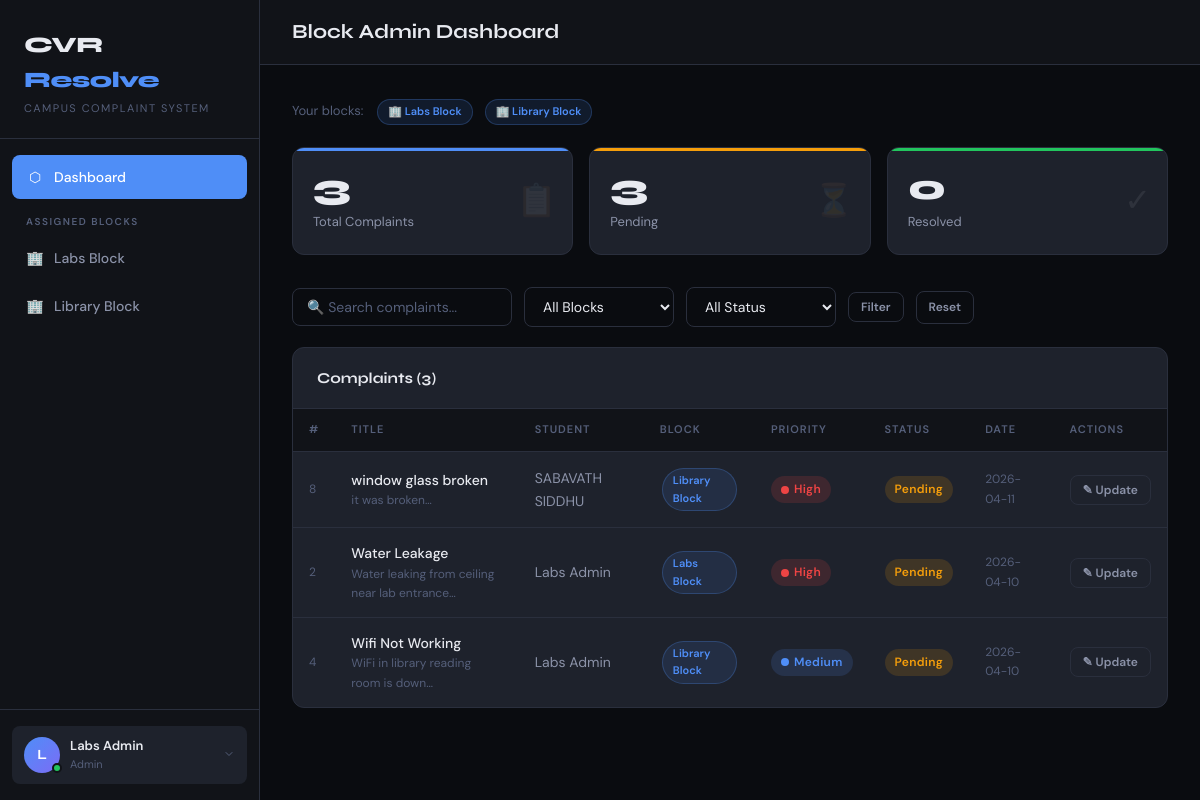
Screenshot of /admin (signed in) with the database file from the repository.
### tables this page shows
CREATE TABLE users (
        id INTEGER PRIMARY KEY AUTOINCREMENT,
        username TEXT UNIQUE NOT NULL,
        password TEXT NOT NULL,
        role TEXT NOT NULL,
        name TEXT NOT NULL,
        email TEXT,
        assigned_blocks TEXT DEFAULT '[]',
        created_at TIMESTAMP DEFAULT CURRENT_TIMESTAMP
    );

CREATE TABLE complaints (
        id INTEGER PRIMARY KEY AUTOINCREMENT,
        student_id INTEGER NOT NULL,
        title TEXT NOT NULL,
        description TEXT NOT NULL,
        image_path TEXT,
        location TEXT NOT NULL,
        status TEXT DEFAULT 'Pending',
        priority TEXT DEFAULT 'Medium',
        remarks TEXT,
        duplicate_of INTEGER,
        created_at TIMESTAMP DEFAULT CURRENT_TIMESTAMP,
        updated_at TIMESTAMP DEFAULT CURRENT_TIMESTAMP,
        FOREIGN KEY (student_id) REFERENCES users(id)
    );

### app_sqlite.py (the view)
@app.route('/admin')
@login_required
@role_required('admin')
def admin_dashboard():
    conn = get_db()
    blocks = current_user.assigned_blocks
    block_filter = request.args.get('block', '')
    status_filter = request.args.get('status', '')
    search = request.args.get('search', '')
    query = "SELECT c.*, u.name as student_name FROM complaints c JOIN users u ON c.student_id=u.id WHERE c.location IN ({})".format(
        ','.join('?' for _ in blocks))
    params = list(blocks)
    if block_filter and block_filter in blocks:
        query += " AND c.location=?"
        params.append(block_filter)
    if status_filter:
        query += " AND c.status=?"
        params.append(status_filter)
    if search:
        query += " AND (c.title LIKE ? OR c.description LIKE ?)"
        params += [f'%{search}%', f'%{search}%']
    query += " ORDER BY c.created_at DESC"
    complaints = conn.execute(query, params).fetchall() if blocks else []
    stats = {'total': len(complaints), 'pending': sum(1 for c in complaints if c['status']=='Pending'),
             'completed': sum(1 for c in complaints if c['status']=='Completed')}
    conn.close()
    return render_template('admin_dashboard.html', complaints=complaints, stats=stats,
                           assigned_blocks=blocks, block_filter=block_filter,
                           status_filter=status_filter, search=search)

### app_sqlite.py (called while the page is built)
def get_db():
    conn = sqlite3.connect(DB_PATH)
    conn.row_factory = sqlite3.Row
    return conn

@login_manager.user_loader
def load_user(user_id):
    conn = get_db()
    u = conn.execute("SELECT * FROM users WHERE id=?", (user_id,)).fetchone()
    conn.close()
    if u:
        return User(u['id'], u['username'], u['role'], u['name'], u['email'] or '', u['assigned_blocks'] or '[]')
    return None

def role_required(*roles):
    def decorator(f):
        @wraps(f)
        def wrapper(*args, **kwargs):
            if not current_user.is_authenticated or current_user.role not in roles:
                flash('Access denied.', 'danger')
                return redirect(url_for('dashboard'))
            return f(*args, **kwargs)
        return wrapper
    return decorator

@app.template_filter('urlencode')
def urlencode_filter(s):
    from urllib.parse import quote_plus
    return quote_plus(str(s))

### templates/admin_dashboard.html (shortened to what this page needs)
{% extends "layout.html" %}
{% block page_title %}Block Admin Dashboard{% endblock %}
{% block sidebar_links %}
  <a href="{{ url_for('admin_dashboard') }}" class="active"><span class="icon">⬡</span> Dashboard</a>
  <div class="sidebar-section-label">Assigned Blocks</div>
  {% for block in assigned_blocks %}
    <a href="{{ url_for('admin_dashboard') }}?block={{ block|urlencode }}">
      <span class="icon">🏢</span> {{ block }}
    </a>
  {% endfor %}
{% endblock %}
{% block content %}
<div style="margin-bottom:20px;display:flex;flex-wrap:wrap;gap:8px;align-items:center;">
  <span style="font-size:13px;color:var(--text3);margin-right:4px;">Your blocks:</span>
  {% for block in assigned_blocks %}
    <span class="block-pill">🏢 {{ block }}</span>
  {% endfor %}
</div>
<div class="stats-grid">
  <div class="stat-card blue">
    <div class="stat-number">{{ stats.total }}</div>
    <div class="stat-label">Total Complaints</div>
    <div class="stat-icon">📋</div>
  </div>
  <div class="stat-card orange">
    <div class="stat-number">{{ stats.pending }}</div>
    <div class="stat-label">Pending</div>
    <div class="stat-icon">⏳</div>
  </div>
  <div class="stat-card green">
    <div class="stat-number">{{ stats.completed }}</div>
    <div class="stat-label">Resolved</div>
    <div class="stat-icon">✓</div>
  </div>
</div>
<form method="GET" class="filters-bar">
  <input type="text" name="search" class="search-input" placeholder="🔍 Search complaints..." value="{{ search }}" />
  <select name="block" onchange="this.form.submit()">
    <option value="">All Blocks</option>
  </select>
  <select name="status" onchange="this.form.submit()">
    <option value="">All Status</option>
  </select>
  <button type="submit" class="btn btn-ghost btn-sm">Filter</button>
  <a href="{{ url_for('admin_dashboard') }}" class="btn btn-ghost btn-sm">Reset</a>
</form>
<div class="card">
  <div class="card-header">
    <span class="card-title">Complaints ({{ complaints|length }})</span>
  </div>
  {% if complaints %}
  <div class="table-wrapper">
    <table>
      <thead>
        <tr>
          <th>#</th>
          <th>Title</th>
          <th>Student</th>
          <th>Block</th>
          <th>Priority</th>
          <th>Status</th>
          <th>Date</th>
          <th>Actions</th>
        </tr>
      </thead>
      <tbody>
        {% for c in complaints %}
        <tr>
          <td style="color:var(--text3);font-size:12px;">{{ c.id }}</td>
          <td>
            <div class="td-main">{{ c.title }}</div>
            <div style="font-size:12px;color:var(--text3);">{{ c.description[:50] }}…</div>
          </td>
          <td>{{ c.student_name }}</td>
          <td><span class="block-pill">{{ c.location }}</span></td>
          <td>
            <span class="badge badge-{{ c.priority|lower }}">
              <span class="priority-dot {{ c.priority }}"></span>{{ c.priority }}
            </span>
          </td>
          <td><span class="badge badge-{{ c.status|lower }}">{{ c.status }}</span></td>
          <td style="font-size:12px;color:var(--text3);">{{ c.created_at[:10] }}</td>
          <td>
            <button class="btn btn-sm btn-ghost update-btn"
              data-id="{{ c.id }}"
              data-status="{{ c.status }}"
              data-remarks="{{ c.remarks or '' }}"
              data-action="{{ url_for('update_complaint', cid=c.id) }}">
              ✎ Update
            </button>
          </td>
        </tr>
        {% endfor %}
      </tbody>
    </table>
  </div>
  {% else %}
    <div class="empty-state">
      <div class="empty-icon">✅</div>
      <div class="empty-text">No complaints found.</div>
    </div>
  {% endif %}
</div>
{% endblock %}

### templates/layout.html (shortened to what this page needs)
<!DOCTYPE html>
<html lang="en">
<head>
  <link rel="stylesheet" href="{{ url_for('static', filename='css/style.css') }}" />
</head>
<body>
<div class="app-wrapper">
  <aside class="sidebar">
    <div class="sidebar-logo">
      <div class="logo-text">CVR <span>Resolve</span></div>
      <div class="logo-sub">Campus Complaint System</div>
    </div>
    <nav class="sidebar-nav">
      {% block sidebar_links %}{% endblock %}
    </nav>
    <div class="sidebar-footer">
      <div class="sidebar-user" id="profile-trigger">
        <div class="user-avatar-container">
          {% if current_user.pfp_path %}
            <img src="{{ url_for('static', filename='uploads/' + current_user.pfp_path) }}" alt="PFP" class="sidebar-pfp">
          {% else %}
            <div class="user-avatar">{{ current_user.name[0].upper() }}</div>
          {% endif %}
          <div class="status-indicator online"></div>
        </div>
        <div class="user-info">
          <div class="user-name">{{ current_user.name }}</div>
          <div class="user-role">{{ current_user.role|capitalize }}</div>
        </div>
        <div class="profile-chevron">
          <svg width="12" height="12" viewBox="0 0 24 24" fill="none" stroke="currentColor" stroke-width="2" stroke-linecap="round" stroke-linejoin="round"><polyline points="6 9 12 15 18 9"></polyline></svg>
        </div>
      </div>
    </div>
  </aside>
  <div class="main-content">
    <header class="topbar">
      <div style="display:flex;align-items:center;gap:12px;">
        <h1 class="topbar-title">{% block page_title %}Dashboard{% endblock %}</h1>
      </div>
    </header>
    <main class="page-content">
      {% block content %}{% endblock %}
    </main>
  </div>
</div>
</body>
</html>

### rows the page displays
users: name "L", name "Labs Admin", role "Admin"
complaints: id "8", title "window glass broken", description "it was broken", student_name "SABAVATH SIDDHU", location "Library Block", priority "High", status "Pending", created_at "2026-04-11"
complaints: id "2", title "Water Leakage", description "Water leaking from ceiling near lab entrance", student_name "Labs Admin", location "Labs Block", priority "High", status "Pending", created_at "2026-04-10"
complaints: id "4", title "Wifi Not Working", description "WiFi in library reading room is down", student_name "Labs Admin", location "Library Block", priority "Medium", status "Pending", created_at "2026-04-10"

### other values shown
{{ block }} "Labs Block" "Library Block"
{{ stats.total }} "3"
{{ stats.pending }} "3"
{{ stats.completed }} "0"
{{ complaints|length }} "3"
